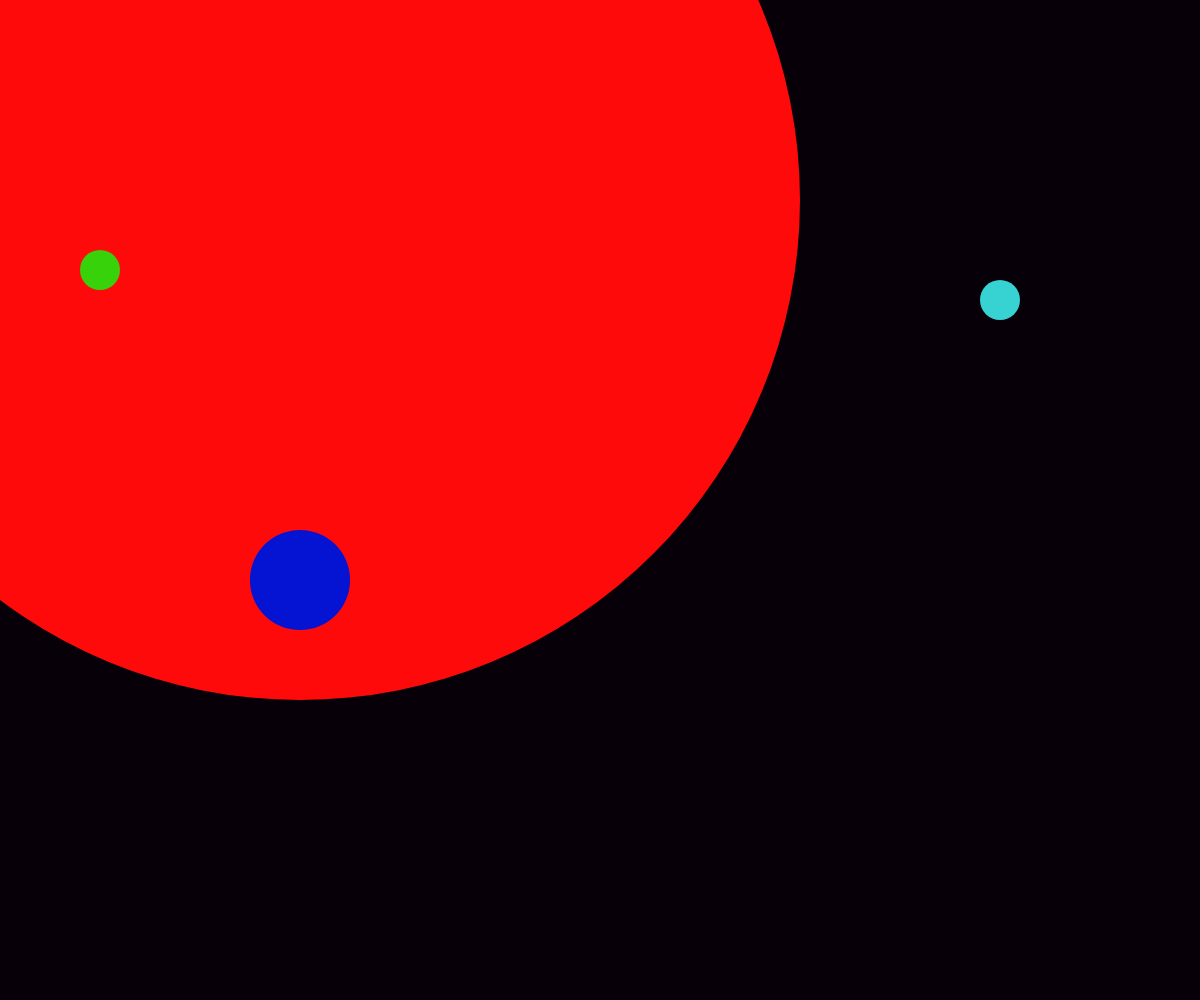
Frame 1 (no input)
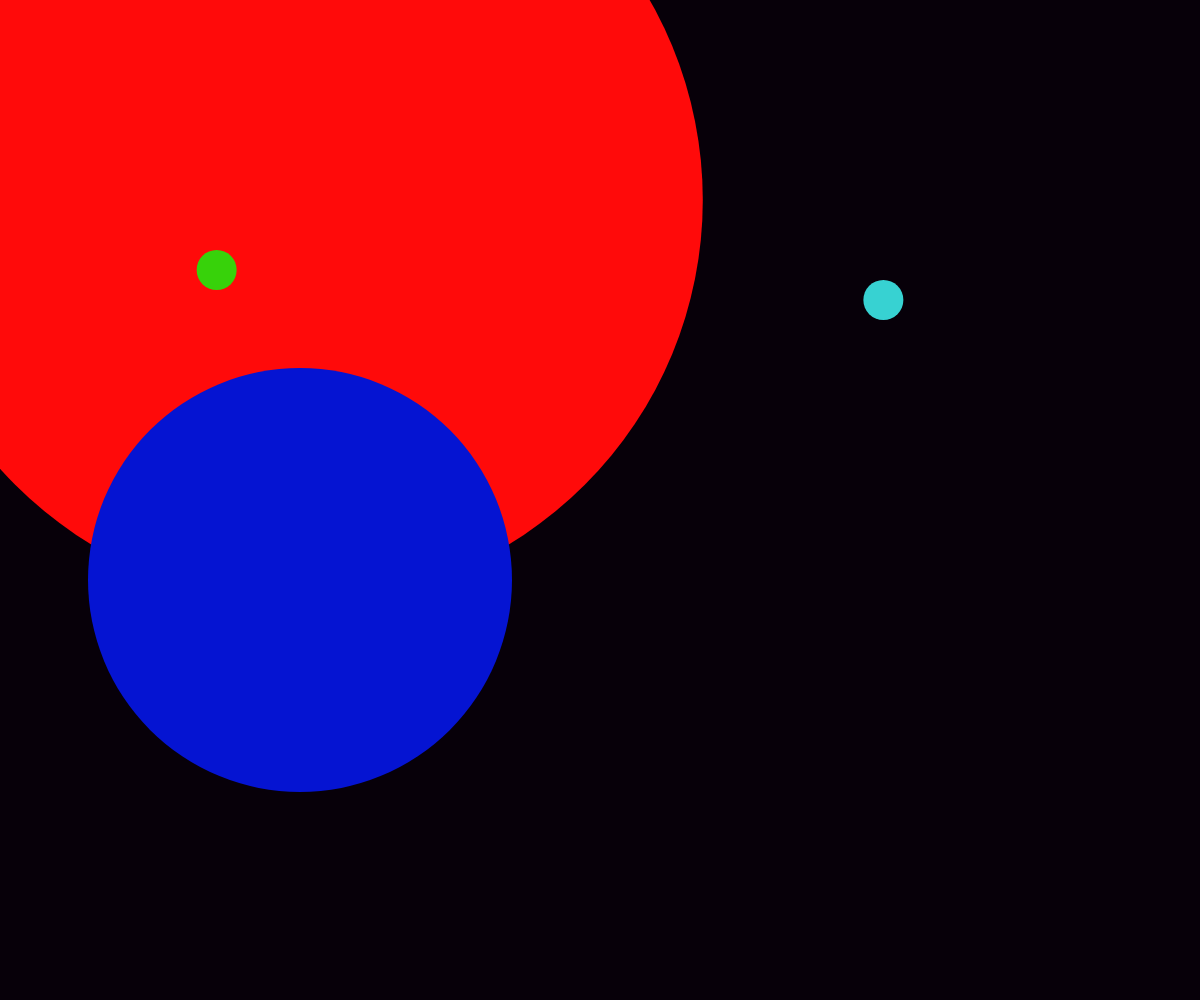
Frame 60 (no input)
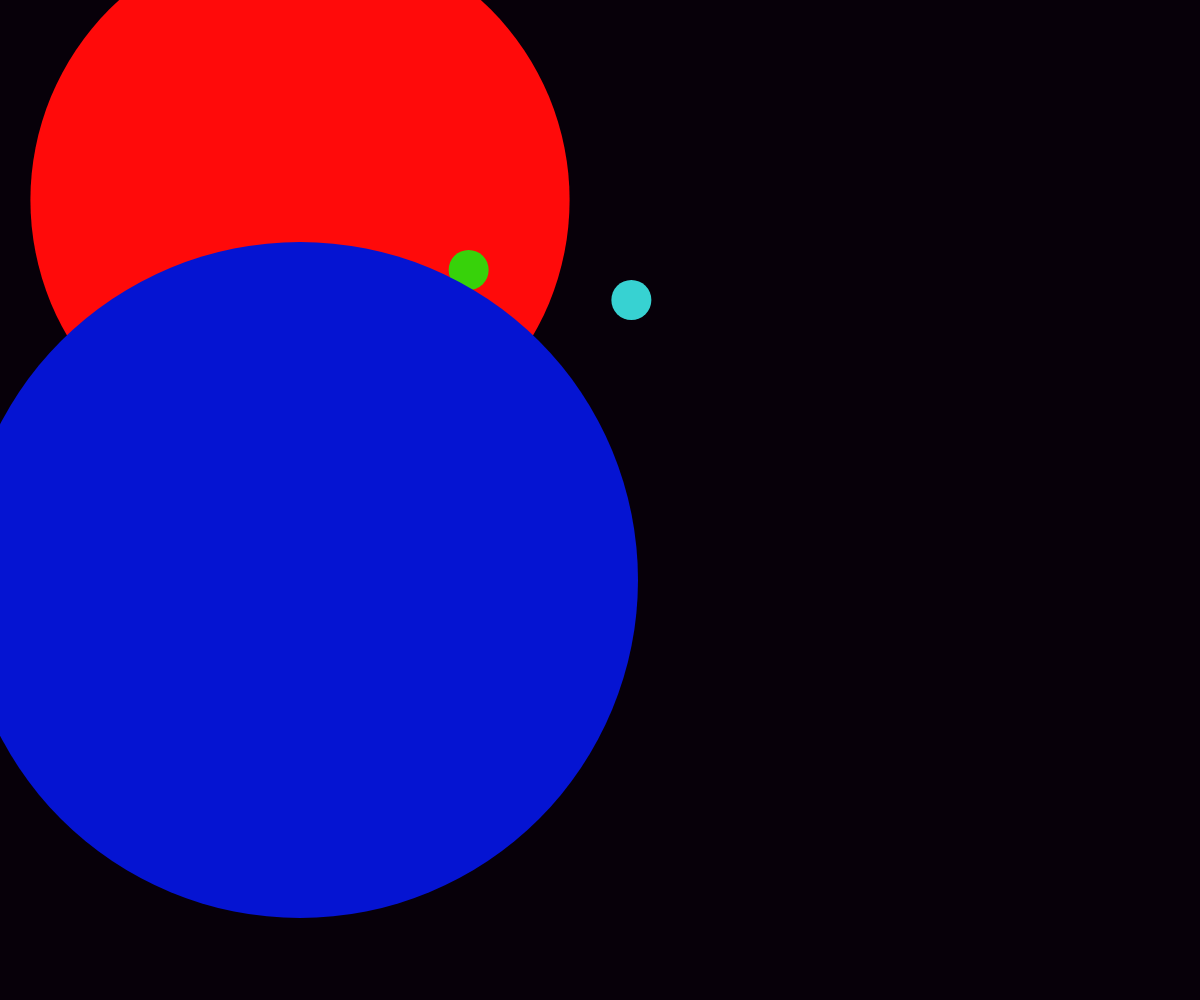
Frame 120 (the mouse pressed at the canvas centre since frame 60)

The p5.js sketch that drew these frames (run headless with seeded random() and noise() and a simulated clock; from frame 60 on, the mouse is pressed at the canvas centre):

// p5.js sketch
// ── sketch.js
var ptA = 100;
var ptB = 1000;
var ptC = 300;
var y = 200;
var moveX = ptA;
var moveY = ptC;
var t = 0;
var dir = 1;
var value = 0;
var ellipseSize = 10;

function setup(){
  var cnv = createCanvas(window.innerWidth, window.innerHeight);
  background(255,0,0);
 
}

function draw(){
  background(7, 0, 9);

 
//   ZENO mouse follower
 
  t+=.01 * dir;
  if(t<=0 || t>=1) dir*=-1;
  
  var pct = pow(t,5.5);
  noStroke();
  fill(30,40,255);
  pct = (t == 1) ? 0 : Math.pow(3, 10 * (t - 1));
  drawMotion(120,pct);
  
  fill(255,10,10);
  pct = (-t) * t * t + 1;
  drawMotion1(200,pct);

  fill(55,210,10);
  pct = t * t * t * t;
  drawMotion(270,pct);

  
  fill(55,210,210);
  pct =  1 - (t) * t * t * t;
  drawMotion(300,pct);
 
  fill(5,20,210);
  pct = t*t;
  drawMotion1(580,pct);
  
}

function drawMotion(yOffset,pct){
  moveX = (1-pct)*ptA+pct*ptB;
  // line(ptA,yOffset,ptB,yOffset);
  ellipse(moveX,yOffset,ellipseSize,ellipseSize);
  if ( t>=0.9){
  ellipseSize = 80;
  } else {
    ellipseSize = 40;
  }
}

function drawMotion1(yOffset,pct){
  moveX = (1-pct)*ptA+pct*ptB;
  // line(ptA,yOffset,ptB,yOffset);
  ellipse(moveY,yOffset,moveX,moveX);
  // if ( t>=0.9){
  // ellipseSize = 80;
  // } else {
  //   ellipseSize = 40;
  // }
}
